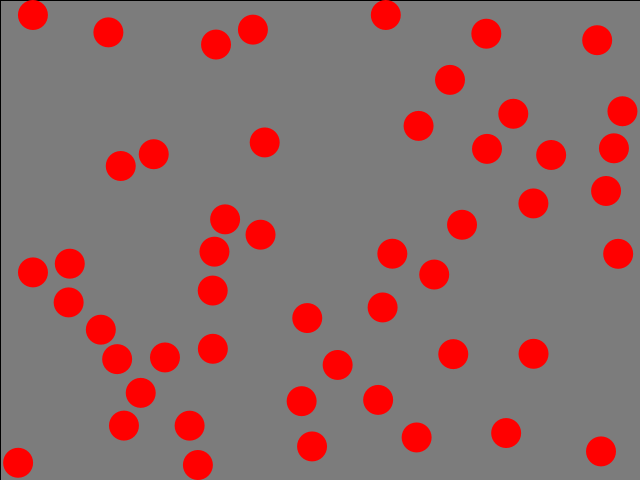
Frame 1 (no input)
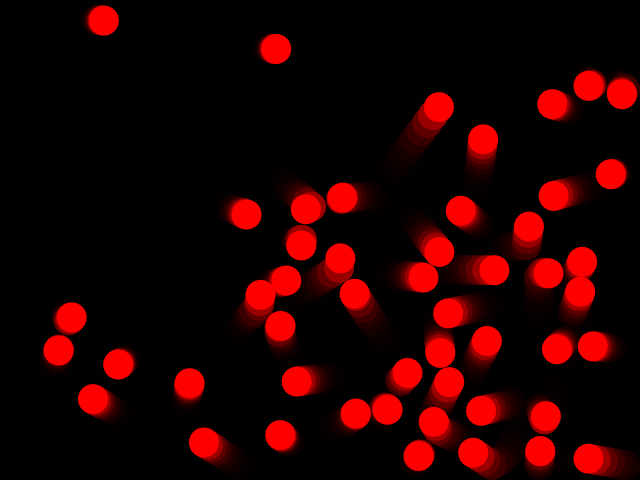
Frame 60 (the mouse pressed at the canvas centre just before this capture)
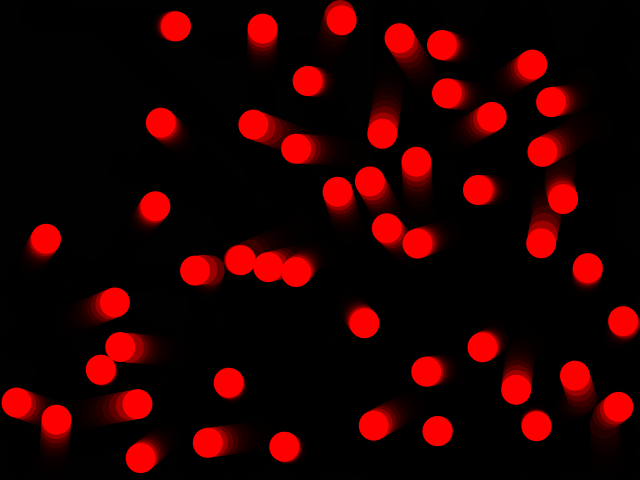
Frame 120 (the mouse held since frame 60 and released just before this capture)

The Processing sketch that drew these frames (run headless with seeded random() and noise(); from frame 60 on, the mouse is pressed at the canvas centre):

// Processing sketch: colstar
// ── colstar.pde
Ball[] ball = new Ball[50];

void setup() {
  size(640, 480);
  for (int i=0; i<ball.length; i++) {
    ball[i]=new Ball(i);
  }
}

void draw() {
  fill(0,100);
  rect(0,0,width,height);
  for (int i=0; i<ball.length; i++) {
    ball[i].move();
    ball[i].disp();
  }
}


// ── class.pde
class Ball {
  float posX;
  float posY;
  float speedX;
  float speedY;
  int num;

  Ball(int n) {
    num=n;
    int col=1;
    while (col>0) {
      col=0;
      posX=random(width);
      posY=random(height);
      for (int i=0; i<num; i++) {
        if (dist(posX, posY, ball[i].posX, ball[i].posY)<30) {
          col++;
        }
      }
    }
    speedX=random(5);
    speedY=random(5);
  }
  void move() {
    posX += speedX;
    posY += speedY;
    if ( posX > width-15 ) {
      posX = width - 15;
      speedX = -speedX;
    }
    if ( posX < 15 ) {
      posX = 15;
      speedX = -speedX;
    }
    if ( posY > height-15) {
      posY = height - 15;
      speedY = -speedY;
    }
    if ( posY - 15 < 0 ) {
      posY = 15;
      speedY = -speedY;
    }

    col();
  }
  void col() {
    for (int i=num; i>0; i--) {
      //f_2*f^2+f_1*f+f_0=0
      float dx=posX-ball[i].posX;
      float dsx=speedX-ball[i].speedX;
      float dy=posY-ball[i].posY;
      float dsy=speedY-ball[i].speedY;

      float f_2=sq(dsx)+sq(dsy);
      float f_1=2*(dx*dsx+dy*dsy);
      float f_0=sq(dx)+sq(dy)-900;

      float E=sq(f_1)-4*f_2*f_0;

      if (E>=0) {
        float f0=(-f_1-sqrt(E))/(2*f_2);
        float f1=(-f_1+sqrt(E))/(2*f_2);  

        boolean hit=false;
        if (0<=f0&&f0<1) {
          
          posX+=speedX*f0;
          posY+=speedY*f0;
          ball[i].posX+=ball[i].speedX*f0;
          ball[i].posY+=ball[i].speedY*f0;
          
          hit=true;
        }else if(f0*f1<0) {
          float len=dist(posX, posY, ball[i].posX, ball[i].posY)!=0?1/dist(posX, posY, ball[i].posX, ball[i].posY):0;
          float dist=30-len;

          dx*=len;
          dy*=len;

          dist/=2.0;
          posX+=dx*dist;
          posY+=dy*dist;
          ball[i].posX-=dx*dist;
          ball[i].posY-=dy*dist;

          hit=true;
        }


        if (hit) {
          float t;

          t = -(dx * speedX + dy * speedY) / (dx * dx + dy * dy);
          float arx = speedX + dx * t;
          float ary = speedY + dy * t;

          t = -(-dy * speedX + dx * speedY) / (dy * dy + dx * dx);
          float amx = speedX - dy * t;
          float amy = speedY + dx * t;

          t = -(dx * ball[i].speedX + dy * ball[i].speedY) / (dx * dx + dy * dy);
          float brx = ball[i].speedX + dx * t;
          float bry = ball[i].speedY + dy * t;

          t = -(-dy * ball[i].speedX + dx * ball[i].speedY) / (dy * dy + dx * dx);
          float bmx = ball[i].speedX - dy * t;
          float bmy = ball[i].speedY + dx * t;        

          speedX = bmx + arx;
          speedY = bmy + ary;
          ball[i].speedX = amx + brx;
          ball[i].speedY = amy + bry;
        }
      }
    }
  }

  void disp() {
    fill(#FF0000);
    noStroke();
    ellipse( posX, posY, 30, 30 );
  }
}
